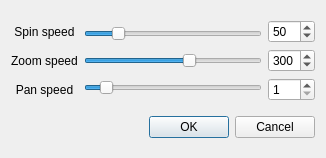
<?xml version="1.0" encoding="UTF-8"?>
<ui version="4.0">
 <class>CameraDialog</class>
 <widget class="QDialog" name="CameraDialog">
  <property name="geometry">
   <rect>
    <x>0</x>
    <y>0</y>
    <width>326</width>
    <height>158</height>
   </rect>
  </property>
  <property name="minimumSize">
   <size>
    <width>303</width>
    <height>131</height>
   </size>
  </property>
  <property name="maximumSize">
   <size>
    <width>383</width>
    <height>300</height>
   </size>
  </property>
  <property name="windowTitle">
   <string>Camera Settings</string>
  </property>
  <layout class="QVBoxLayout" name="verticalLayout_4">
   <item>
    <layout class="QHBoxLayout" name="horizontalLayout">
     <item>
      <layout class="QVBoxLayout" name="verticalLayout">
       <item>
        <widget class="QLabel" name="label">
         <property name="text">
          <string>Spin speed</string>
         </property>
         <property name="alignment">
          <set>Qt::AlignCenter</set>
         </property>
        </widget>
       </item>
       <item>
        <widget class="QLabel" name="label_2">
         <property name="text">
          <string>Zoom speed</string>
         </property>
         <property name="alignment">
          <set>Qt::AlignCenter</set>
         </property>
        </widget>
       </item>
       <item>
        <widget class="QLabel" name="label_3">
         <property name="text">
          <string>Pan speed</string>
         </property>
         <property name="alignment">
          <set>Qt::AlignCenter</set>
         </property>
        </widget>
       </item>
      </layout>
     </item>
     <item>
      <layout class="QVBoxLayout" name="verticalLayout_2">
       <item>
        <widget class="QSlider" name="SpinSlider">
         <property name="minimum">
          <number>1</number>
         </property>
         <property name="maximum">
          <number>300</number>
         </property>
         <property name="value">
          <number>50</number>
         </property>
         <property name="orientation">
          <enum>Qt::Horizontal</enum>
         </property>
        </widget>
       </item>
       <item>
        <widget class="QSlider" name="ZoomSlider">
         <property name="minimum">
          <number>1</number>
         </property>
         <property name="maximum">
          <number>500</number>
         </property>
         <property name="value">
          <number>300</number>
         </property>
         <property name="orientation">
          <enum>Qt::Horizontal</enum>
         </property>
        </widget>
       </item>
       <item>
        <widget class="QSlider" name="PanSlider">
         <property name="minimum">
          <number>1</number>
         </property>
         <property name="maximum">
          <number>100</number>
         </property>
         <property name="value">
          <number>10</number>
         </property>
         <property name="orientation">
          <enum>Qt::Horizontal</enum>
         </property>
        </widget>
       </item>
      </layout>
     </item>
     <item>
      <layout class="QVBoxLayout" name="verticalLayout_3">
       <item>
        <widget class="QSpinBox" name="spinBox">
         <property name="minimum">
          <number>1</number>
         </property>
         <property name="maximum">
          <number>300</number>
         </property>
         <property name="value">
          <number>50</number>
         </property>
        </widget>
       </item>
       <item>
        <widget class="QSpinBox" name="spinBox_2">
         <property name="minimum">
          <number>1</number>
         </property>
         <property name="maximum">
          <number>500</number>
         </property>
         <property name="value">
          <number>300</number>
         </property>
        </widget>
       </item>
       <item>
        <widget class="QSpinBox" name="spinBox_3">
         <property name="minimum">
          <number>1</number>
         </property>
         <property name="maximum">
          <number>100</number>
         </property>
        </widget>
       </item>
      </layout>
     </item>
    </layout>
   </item>
   <item>
    <widget class="QDialogButtonBox" name="buttonBox">
     <property name="orientation">
      <enum>Qt::Horizontal</enum>
     </property>
     <property name="standardButtons">
      <set>QDialogButtonBox::Cancel|QDialogButtonBox::Ok</set>
     </property>
    </widget>
   </item>
  </layout>
 </widget>
 <resources/>
 <connections>
  <connection>
   <sender>buttonBox</sender>
   <signal>accepted()</signal>
   <receiver>CameraDialog</receiver>
   <slot>accept()</slot>
   <hints>
    <hint type="sourcelabel">
     <x>257</x>
     <y>290</y>
    </hint>
    <hint type="destinationlabel">
     <x>157</x>
     <y>274</y>
    </hint>
   </hints>
  </connection>
  <connection>
   <sender>buttonBox</sender>
   <signal>rejected()</signal>
   <receiver>CameraDialog</receiver>
   <slot>reject()</slot>
   <hints>
    <hint type="sourcelabel">
     <x>316</x>
     <y>260</y>
    </hint>
    <hint type="destinationlabel">
     <x>286</x>
     <y>274</y>
    </hint>
   </hints>
  </connection>
  <connection>
   <sender>SpinSlider</sender>
   <signal>valueChanged(int)</signal>
   <receiver>spinBox</receiver>
   <slot>setValue(int)</slot>
   <hints>
    <hint type="sourcelabel">
     <x>202</x>
     <y>66</y>
    </hint>
    <hint type="destinationlabel">
     <x>314</x>
     <y>24</y>
    </hint>
   </hints>
  </connection>
  <connection>
   <sender>spinBox</sender>
   <signal>valueChanged(int)</signal>
   <receiver>SpinSlider</receiver>
   <slot>setValue(int)</slot>
   <hints>
    <hint type="sourcelabel">
     <x>313</x>
     <y>38</y>
    </hint>
    <hint type="destinationlabel">
     <x>250</x>
     <y>58</y>
    </hint>
   </hints>
  </connection>
  <connection>
   <sender>ZoomSlider</sender>
   <signal>valueChanged(int)</signal>
   <receiver>spinBox_2</receiver>
   <slot>setValue(int)</slot>
   <hints>
    <hint type="sourcelabel">
     <x>283</x>
     <y>134</y>
    </hint>
    <hint type="destinationlabel">
     <x>308</x>
     <y>74</y>
    </hint>
   </hints>
  </connection>
  <connection>
   <sender>spinBox_2</sender>
   <signal>valueChanged(int)</signal>
   <receiver>ZoomSlider</receiver>
   <slot>setValue(int)</slot>
   <hints>
    <hint type="sourcelabel">
     <x>326</x>
     <y>57</y>
    </hint>
    <hint type="destinationlabel">
     <x>183</x>
     <y>125</y>
    </hint>
   </hints>
  </connection>
  <connection>
   <sender>spinBox_3</sender>
   <signal>valueChanged(int)</signal>
   <receiver>PanSlider</receiver>
   <slot>setValue(int)</slot>
   <hints>
    <hint type="sourcelabel">
     <x>318</x>
     <y>111</y>
    </hint>
    <hint type="destinationlabel">
     <x>243</x>
     <y>193</y>
    </hint>
   </hints>
  </connection>
  <connection>
   <sender>PanSlider</sender>
   <signal>valueChanged(int)</signal>
   <receiver>spinBox_3</receiver>
   <slot>setValue(int)</slot>
   <hints>
    <hint type="sourcelabel">
     <x>220</x>
     <y>202</y>
    </hint>
    <hint type="destinationlabel">
     <x>311</x>
     <y>97</y>
    </hint>
   </hints>
  </connection>
 </connections>
</ui>
